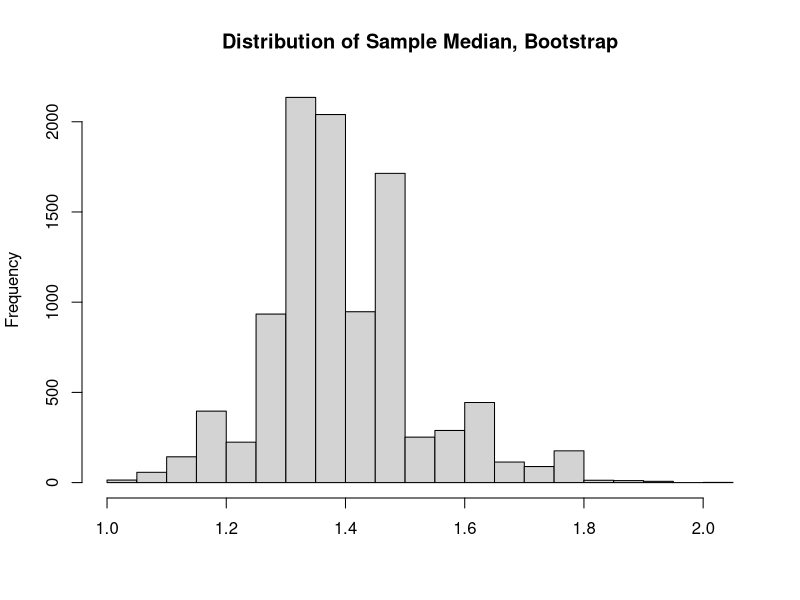
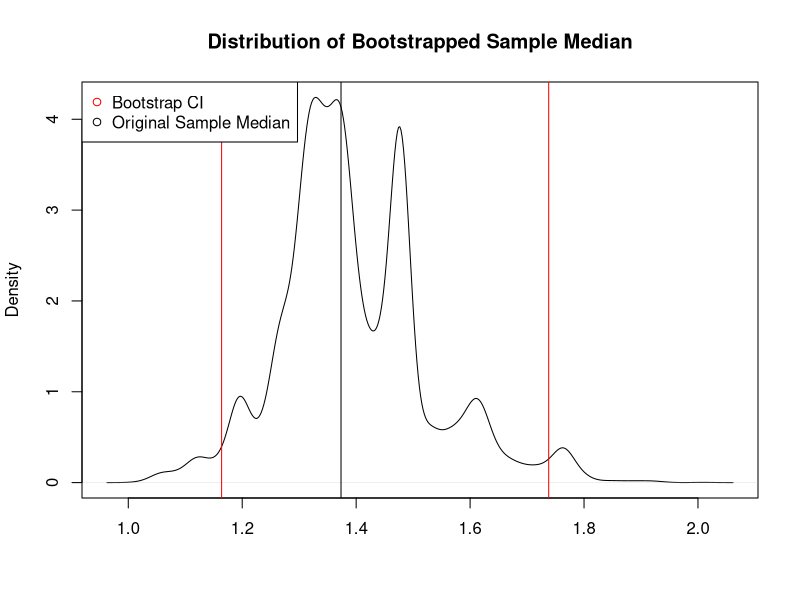

Generate these figures, in order, with R:
## ---- chunk 1
set.seed(1293)
pop <- rgamma(10000, shape=1, scale=2)
samplesize=200
samp <- sample(pop, size=samplesize, replace=T)
## ---- chunk 2
boot = 10000
## ---- chunk 3
boot.median <- rep(NA,boot)
## ---- chunk 4
for (i in 1:boot){
  boot.i <- sample(samp, samplesize, replace=T)
  boot.median[i] <- median(boot.i)
}
## ---- chunk 5
hist(boot.median, main="Distribution of Sample Median, Bootstrap", xlab=NA)

## ---- chunk 6
var <- var(boot.median)
var

ci <- quantile(boot.median,probs=c(.025,.975))
ci
## ---- chunk 7
plot(density(boot.median), main="Distribution of Bootstrapped Sample Median", xlab=NA)
abline(v=median(samp))
abline(v=ci[1], col="red")
abline(v=ci[2], col="red")

legend("topleft", c("Bootstrap CI", "Original Sample Median") ,col=c("red",  "black"), pch=1)

